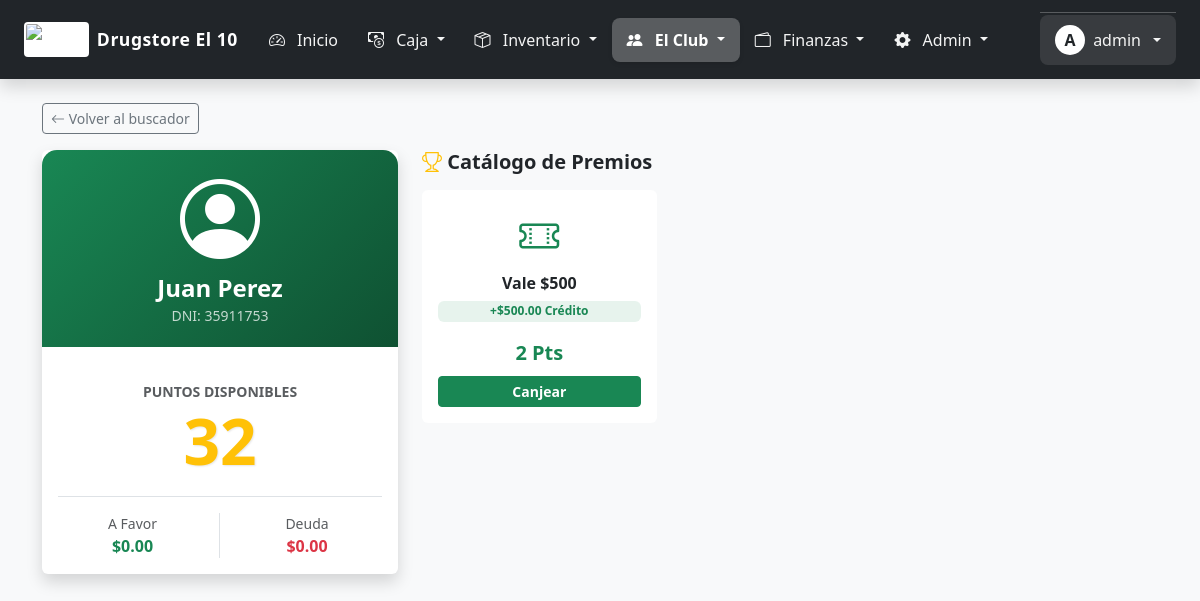
The app's page /canje_puntos.php?id_cliente=3 (signed in), older data.
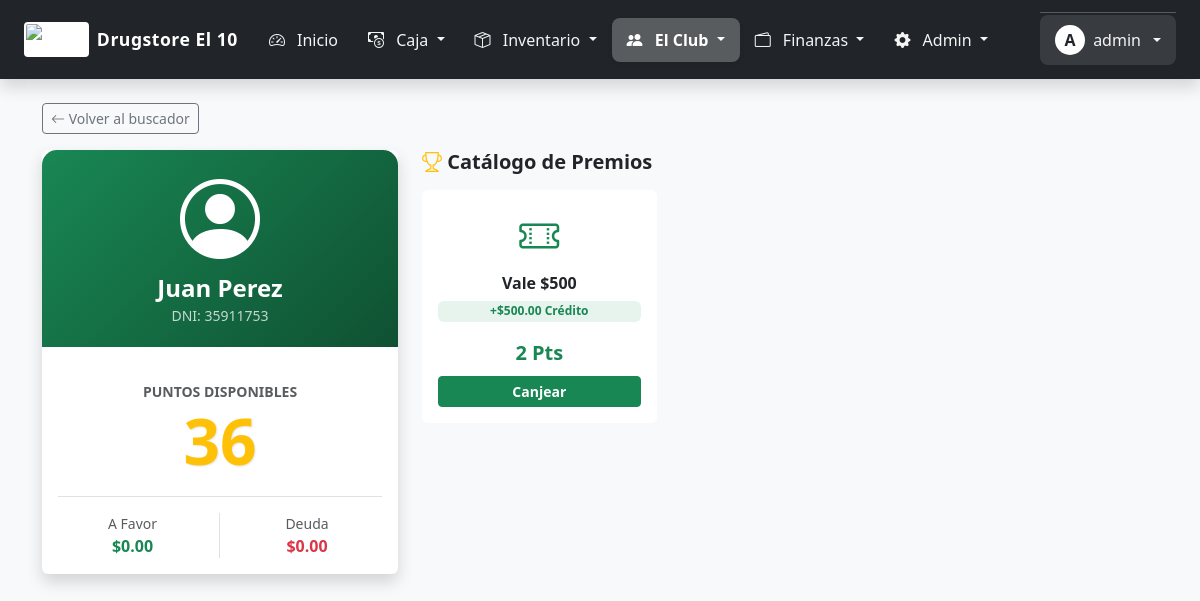
The same page, newer data.
### tables this page shows
CREATE TABLE `clientes` (
  `id` int(11) NOT NULL,
  `nombre` varchar(100) NOT NULL,
  `dni_cuit` varchar(20) DEFAULT NULL,
  `email` varchar(100) DEFAULT NULL,
  `password` varchar(255) DEFAULT NULL,
  `telefono` varchar(50) DEFAULT NULL,
  `direccion` varchar(255) DEFAULT NULL,
  `foto_perfil` varchar(255) DEFAULT 'default_user.png',
  `fecha_nacimiento` date DEFAULT NULL,
  `recibir_notificaciones` tinyint(1) DEFAULT 1,
  `limite_credito` decimal(12,2) DEFAULT 0.00,
  `saldo_deudor` decimal(12,2) DEFAULT 0.00,
  `puntos_acumulados` int(11) DEFAULT 0,
  `fecha_registro` datetime DEFAULT current_timestamp(),
  `whatsapp` varchar(50) DEFAULT NULL,
  `dni` varchar(20) DEFAULT NULL,
  `saldo_actual` decimal(10,2) DEFAULT 0.00,
  `saldo_favor` decimal(10,2) DEFAULT 0.00
);

### canje_puntos.php (the view, shortened to what the changed rows need)
<?php
$resultados_busqueda = [];
$cliente_seleccionado = null;
if (isset($_GET['id_cliente'])) {
    $stmt = $conexion->prepare("SELECT * FROM clientes WHERE id = ?");
    $stmt->execute([$_GET['id_cliente']]);
    $cliente_seleccionado = $stmt->fetch(PDO::FETCH_ASSOC);
}
$premios = $conexion->query("SELECT * FROM premios WHERE activo = 1 ORDER BY puntos_necesarios ASC")->fetchAll(PDO::FETCH_ASSOC);
?>
<!DOCTYPE html>
<html lang="es">
<head>
    <link href="https://cdn.jsdelivr.net/npm/bootstrap@5.3.0/dist/css/bootstrap.min.css" rel="stylesheet">
    <link rel="stylesheet" href="https://cdn.jsdelivr.net/npm/bootstrap-icons@1.10.0/font/bootstrap-icons.css">
</head>
<body>
    <div class="container mt-4">
        <?php if (!$cliente_seleccionado): ?>
            <div class="row justify-content-center">
                <div class="col-md-8 col-lg-6">
                    <div class="text-center mb-4">
                        <h2 class="fw-bold text-success"><i class="bi bi-gift"></i> Canje de Puntos</h2>
                        <p class="text-muted">Busca al cliente para ver sus premios disponibles.</p>
                    </div>
                    <div class="card border-0 shadow-sm p-4">
                        <form method="GET" action="canje_puntos.php" autocomplete="off">
                            <div class="search-container">
                                <label class="fw-bold small mb-1 text-muted">Nombre, DNI o CUIT</label>
                                <div class="input-group">
                                    <span class="input-group-text bg-white"><i class="bi bi-search"></i></span>
                                    <input type="text" id="buscador" name="q" class="form-control form-control-lg border-start-0"
                                           placeholder="Escribe para predecir..." value="<?php echo $_GET['q'] ?? ''; ?>" autofocus>
                                </div>
                                <div id="sugerencias" class="suggestions-list"></div>
                            </div>
                            <div class="d-grid mt-3">
                                <button type="submit" class="btn btn-success fw-bold">VER RESULTADOS</button>
                            </div>
                        </form>
                    </div>
                    <?php if (!empty($resultados_busqueda)): ?>
                        <div class="mt-4">
                            <h6 class="text-muted small fw-bold text-uppercase">Coincidencias encontradas:</h6>
                            <div class="list-group shadow-sm">
                                <?php foreach ($resultados_busqueda as $cli): ?>
                                    <a href="canje_puntos.php?id_cliente=<?php echo $cli['id']; ?>" class="list-group-item list-group-item-action d-flex justify-content-between align-items-center p-3">
                                        <div>
                                            <div class="fw-bold text-dark"><?php echo $cli['nombre']; ?></div>
                                            <small class="text-muted">DNI: <?php echo $cli['dni']; ?></small>
                                        </div>
                                        <span class="badge bg-warning text-dark rounded-pill">
                                            <i class="bi bi-star-fill"></i> <?php echo $cli['puntos_acumulados']; ?>
                                        </span>
                                    </a>
                                <?php endforeach; ?>
                            </div>
                        </div>
                    <?php endif; ?>
                </div>
            </div>
        <?php else: ?>
            <div class="row">
                <div class="col-12 mb-3">
                    <a href="canje_puntos.php" class="btn btn-outline-secondary btn-sm"><i class="bi bi-arrow-left"></i> Volver al buscador</a>
                </div>
                <div class="col-md-4 mb-4">
                    <div class="card border-0 shadow h-100">
                        <div class="client-card-header text-center">
                            <div class="display-1 mb-2"><i class="bi bi-person-circle"></i></div>
                            <h4 class="fw-bold m-0"><?php echo $cliente_seleccionado['nombre']; ?></h4>
                            <small class="opacity-75">DNI: <?php echo $cliente_seleccionado['dni'] ?: '--'; ?></small>
                        </div>
                        <div class="card-body text-center d-flex flex-column justify-content-center">
                            <div class="py-3">
                                <small class="text-uppercase fw-bold text-muted">Puntos Disponibles</small>
                                <div class="display-3 fw-bold text-warning" style="text-shadow: 1px 1px 2px rgba(0,0,0,0.1);">
                                    <?php echo number_format($cliente_seleccionado['puntos_acumulados']); ?>
                                </div>
                            </div>
                            <div class="border-top pt-3">
                                <div class="row">
                                    <div class="col-6 border-end">
                                        <div class="small text-muted">A Favor</div>
                                        <div class="fw-bold text-success">$<?php echo $cliente_seleccionado['saldo_favor']; ?></div>
                                    </div>
                                    <div class="col-6">
                                        <div class="small text-muted">Deuda</div>
                                        <div class="fw-bold text-danger">$<?php echo $cliente_seleccionado['saldo_deudor'] ?? 0; ?></div>
                                    </div>
                                </div>
                            </div>
                        </div>
                    </div>
                </div>
                <div class="col-md-8">
                    <h5 class="fw-bold mb-3"><i class="bi bi-trophy text-warning"></i> Catálogo de Premios</h5>
                    <div class="row row-cols-2 row-cols-md-3 g-3">
                        <?php foreach($premios as $p):
                            $pts = $cliente_seleccionado['puntos_acumulados'];
                            $req = $p['puntos_necesarios'];
                            $alcanza = $pts >= $req;
                        ?>
                        <div class="col">
                            <div class="card prize-card h-100 <?php echo $alcanza ? 'border-success' : 'disabled bg-light'; ?>">
                                <div class="card-body text-center d-flex flex-column">
                                    <div class="mb-2">
                                        <?php if($p['es_cupon']): ?>
                                            <i class="bi bi-ticket-perforated fs-1 text-success"></i>
                                        <?php else: ?>
                                            <i class="bi bi-gift fs-1 text-primary"></i>
                                        <?php endif; ?>
                                    </div>
                                    <h6 class="card-title fw-bold text-truncate" title="<?php echo $p['nombre']; ?>">
                                        <?php echo $p['nombre']; ?>
                                    </h6>
                                    <?php if($p['es_cupon']): ?>
                                        <span class="badge bg-success bg-opacity-10 text-success mb-2">+$<?php echo $p['monto_dinero']; ?> Crédito</span>
                                    <?php endif; ?>
                                    <div class="mt-auto pt-2">
                                        <div class="fw-bold <?php echo $alcanza ? 'text-success' : 'text-danger'; ?> fs-5">
                                            <?php echo $req; ?> Pts
                                        </div>
                                        <?php if($alcanza): ?>
                                            <button onclick="canjear(<?php echo $p['id']; ?>, '<?php echo $p['nombre']; ?>', <?php echo $req; ?>)" class="btn btn-success btn-sm w-100 mt-2 fw-bold">Canjear</button>
                                        <?php else: ?>
                                            <small class="text-muted d-block mt-2">Faltan <?php echo $req - $pts; ?></small>
                                        <?php endif; ?>
                                    </div>
                                </div>
                            </div>
                        </div>
                        <?php endforeach; ?>
                    </div>
                </div>
            </div>
        <?php endif; ?>
    </div>
</body>
</html>

Row changes from the older to the newer data that the page shows:
changed clientes "Juan Perez": puntos_acumulados "32" → "36"
